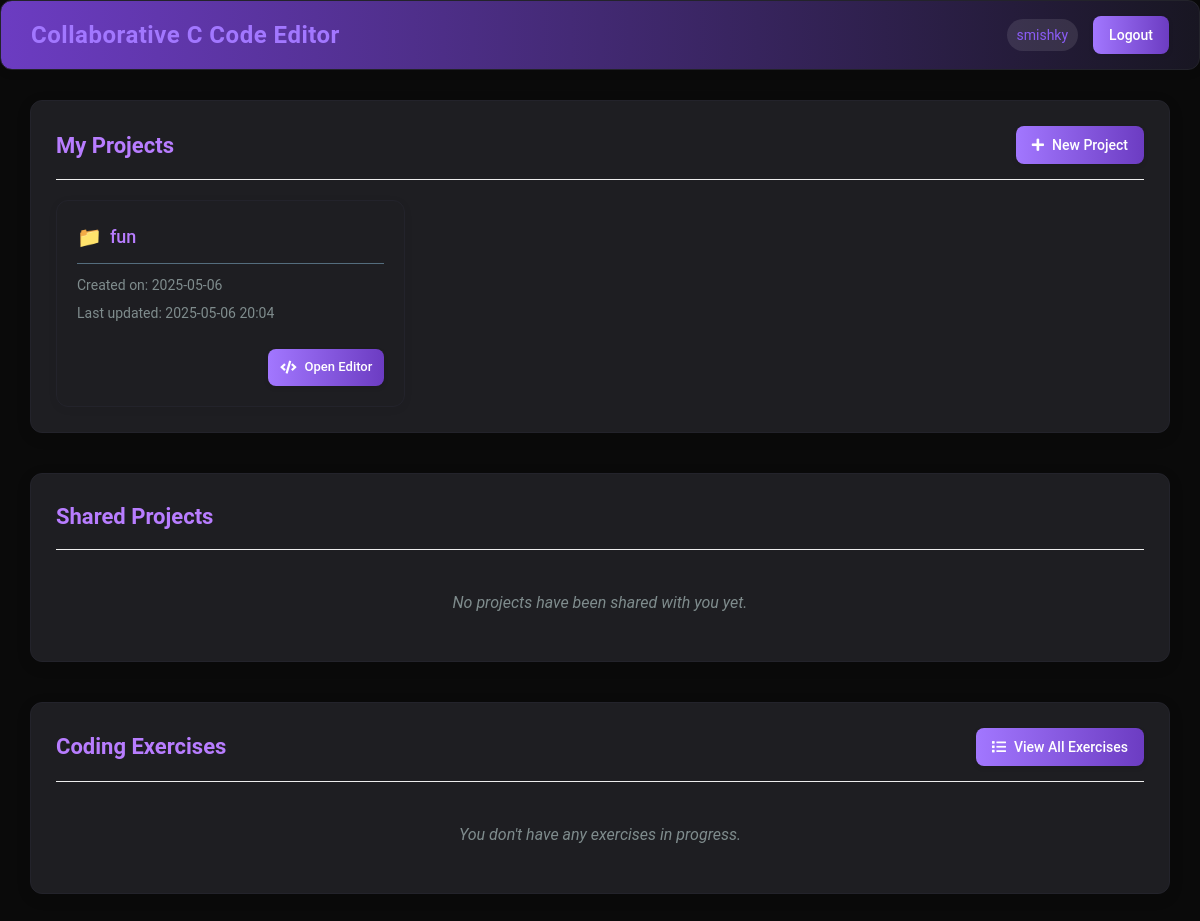
The page /dashboard (signed in) on the database as committed earlier.
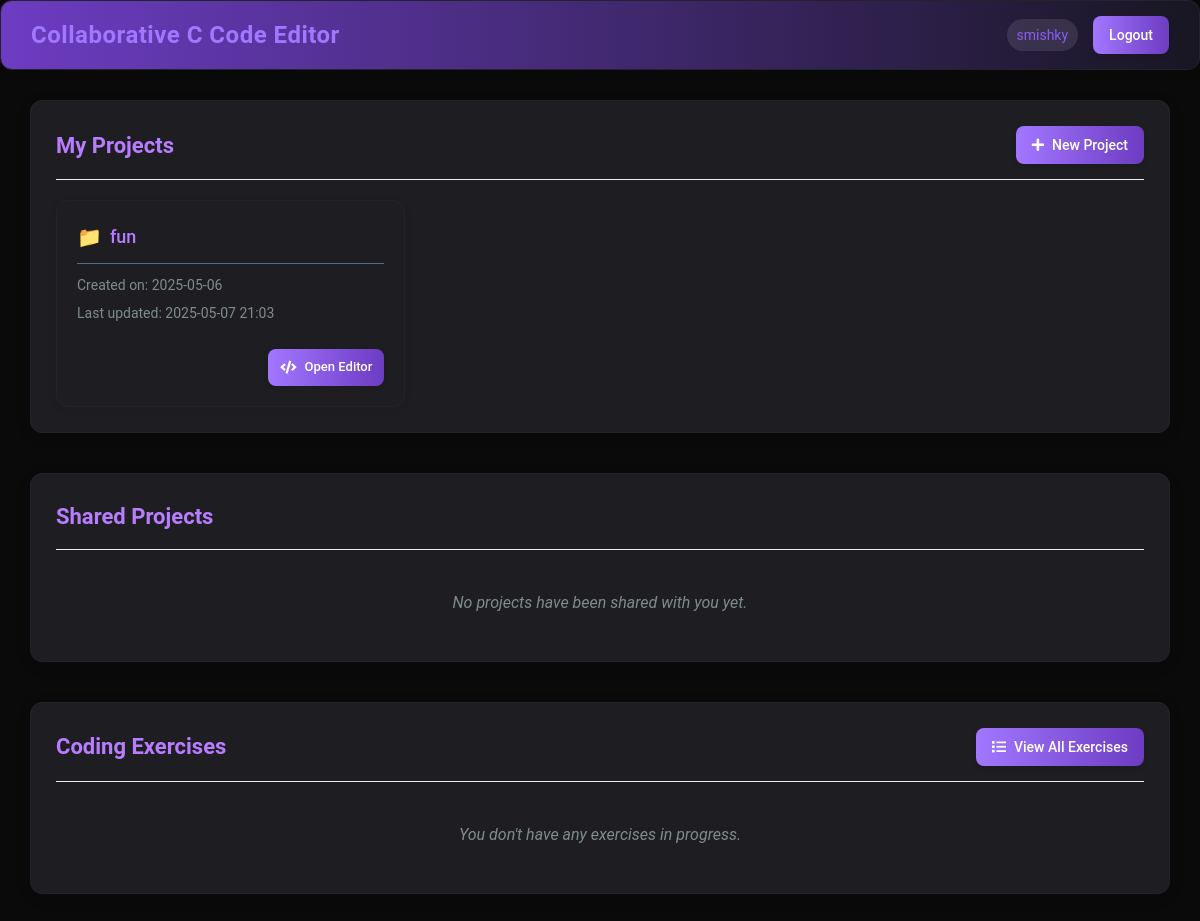
The same page on the database as committed later.
### models.py (models this page shows, shortened)
class User(db.Model):
    id = db.Column(db.Integer, primary_key=True)
    username = db.Column(db.String(20), unique=True, nullable=False)
    email = db.Column(db.String(120), unique=True, nullable=False)
    password = db.Column(db.String(60), nullable=False)
    created_at = db.Column(db.DateTime, default=datetime.utcnow)
    owned_projects = db.relationship('Project', backref='owner', lazy=True)
    collaborated_projects = db.relationship('Project',
                                          secondary=project_collaborators,
                                          lazy='subquery',
                                          backref=db.backref('collaborators', lazy=True))
    exercise_progress = db.relationship('ExerciseProgress', backref='user', lazy=True)

class Project(db.Model):
    id = db.Column(db.Integer, primary_key=True)
    name = db.Column(db.String(100), nullable=False)
    content = db.Column(db.Text, nullable=True)
    created_at = db.Column(db.DateTime, default=datetime.utcnow)
    updated_at = db.Column(db.DateTime, default=datetime.utcnow, onupdate=datetime.utcnow)
    owner_id = db.Column(db.Integer, db.ForeignKey('user.id'), nullable=False)

### server.py (the view)
@app.route("/dashboard")
def dashboard():
    if 'user_id' not in session:
        return redirect(url_for('login'))
    user_id = session['user_id']
    user = User.query.get(user_id)
    owned_projects = Project.query.filter_by(owner_id=user_id).all()
    collaborated_projects = user.collaborated_projects
    in_progress_exercises = ExerciseProgress.query.filter_by(
        user_id=user_id,
        status='in_progress'
    ).join(Exercise).all()
    project_owners = {}
    for project in owned_projects + collaborated_projects:
        if project.owner_id not in project_owners:
            owner = User.query.get(project.owner_id)
            project_owners[project.owner_id] = owner.username if owner else "Unknown"
    return render_template(
        'dashboard.html',
        username=user.username,
        owned_projects=owned_projects,
        collaborated_projects=collaborated_projects,
        in_progress_exercises=in_progress_exercises,
        project_owners=project_owners  # Pass owner usernames
    )

### templates/dashboard.html (shortened to what this page needs)
<!DOCTYPE html>
<html lang="en">
<head>
    <link rel="stylesheet" href="{{ url_for('static', filename='style.css') }}">
    <link rel="stylesheet" href="https://cdnjs.cloudflare.com/ajax/libs/font-awesome/5.15.3/css/all.min.css">
</head>
<body>
    <div class="header">
        <h1>Collaborative C Code Editor</h1>
        <div class="user-info">
            <span id="current-username">{{ username }}</span>
            <a href="{{ url_for('logout') }}" class="btn logout-btn">Logout</a>
        </div>
    </div>
    <div class="dashboard-container">
        <div class="dashboard-section">
            <div class="section-header">
                <h2>My Projects</h2>
                <a href="{{ url_for('new_project') }}" class="btn create-btn">
                    <i class="fas fa-plus"></i> New Project
                </a>
            </div>
            <div class="project-list">
                {% if owned_projects %}
                    {% for project in owned_projects %}
                        <div class="project-card">
                            <div class="project-info">
                                <h3>{{ project.name }}</h3>
                                <p>Created on: {{ project.created_at.strftime('%Y-%m-%d') }}</p>
                                <p>Last updated: {{ project.updated_at.strftime('%Y-%m-%d %H:%M') }}</p>
                            </div>
                            <div class="project-actions">
                                <a href="{{ url_for('project', project_id=project.id) }}" class="btn action-btn open-btn">
                                    <i class="fas fa-code"></i> Open Editor
                                </a>
                            </div>
                        </div>
                    {% endfor %}
                {% else %}
                    <p class="no-items">You don't have any projects yet.</p>
                {% endif %}
            </div>
        </div>
        <div class="dashboard-section">
            <div class="section-header">
                <h2>Shared Projects</h2>
            </div>
            <div class="project-list">
                {% if collaborated_projects %}
                    {% for project in collaborated_projects %}
                        <div class="project-card">
                            <div class="project-info">
                                <h3>{{ project.name }}</h3>
                                <p>Owner: {{ project_owners[project.owner_id] }}</p>
                                <p>Last updated: {{ project.updated_at.strftime('%Y-%m-%d %H:%M') }}</p>
                            </div>
                            <div class="project-actions">
                                <a href="{{ url_for('project', project_id=project.id) }}" class="btn action-btn open-btn">
                                    <i class="fas fa-code"></i> Open Editor
                                </a>
                            </div>
                        </div>
                    {% endfor %}
                {% else %}
                    <p class="no-items">No projects have been shared with you yet.</p>
                {% endif %}
            </div>
        </div>
        <div class="dashboard-section">
            <div class="section-header">
                <h2>Coding Exercises</h2>
                <a href="{{ url_for('exercises') }}" class="btn view-all-btn">
                    <i class="fas fa-list"></i> View All Exercises
                </a>
            </div>
            <div class="exercise-list">
                {% if in_progress_exercises %}
                    {% for progress in in_progress_exercises %}
                        <div class="exercise-card">
                            <div class="exercise-info">
                                <h3>{{ progress.exercise.title }}</h3>
                                <p>Difficulty: {{ progress.exercise.difficulty }}</p>
                                <p>Status: In Progress</p>
                            </div>
                            <div class="exercise-actions">
                                <a href="{{ url_for('exercise', exercise_id=progress.exercise.id) }}" class="btn action-btn continue-btn">
                                    <i class="fas fa-play"></i> Continue
                                </a>
                            </div>
                        </div>
                    {% endfor %}
                {% else %}
                    <p class="no-items">You don't have any exercises in progress.</p>
                {% endif %}
            </div>
        </div>
    </div>
</body>
</html>

Rows that differ between the two databases and show on the page:
changed Project "fun": updated_at "2025-05-06 20:04" → "2025-05-07 21:03"
